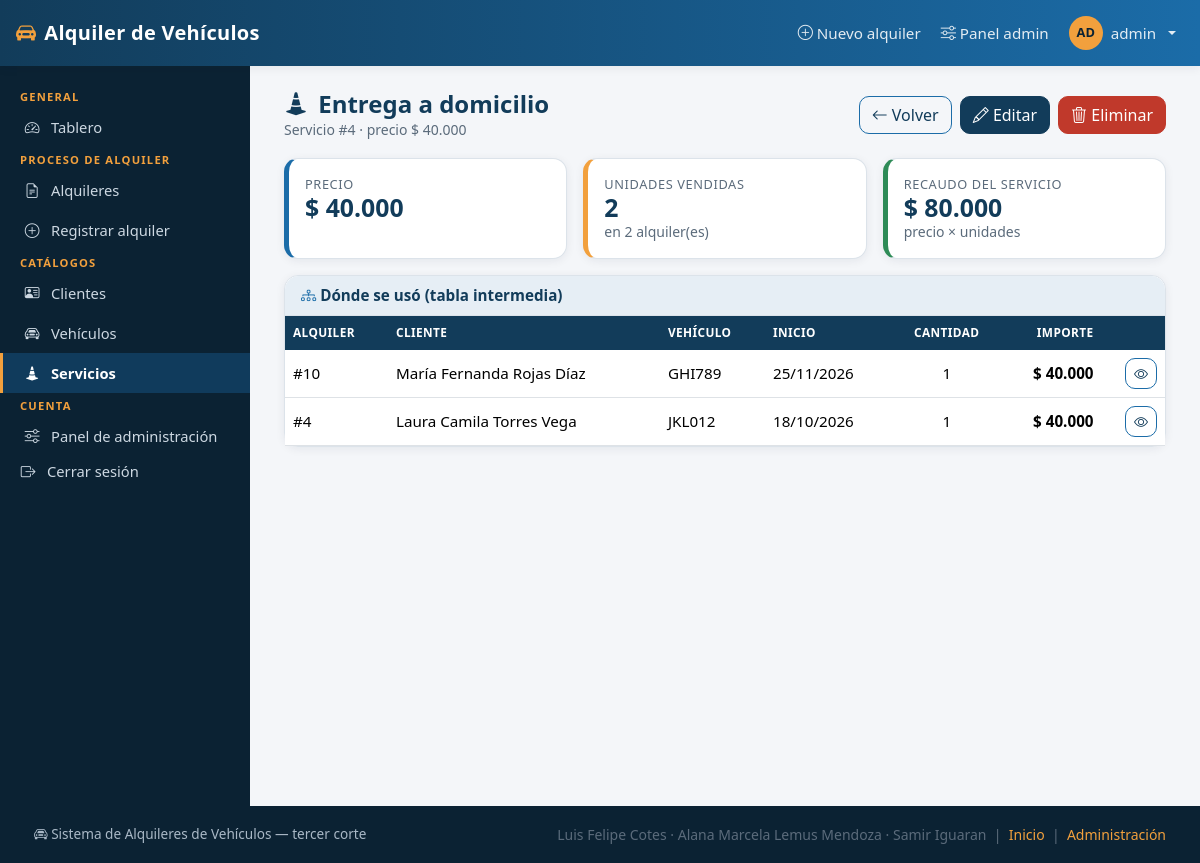
The page /servicios/4/ (signed in) on the database its author committed.
### servicios/models.py (models this page shows, shortened)
class Servicio(models.Model):
    pk_ser_id = models.AutoField(primary_key=True)
    ser_nombre = models.CharField("nombre", max_length=100)
    ser_precio = models.DecimalField("precio", max_digits=12, decimal_places=2)
    class Meta:
        verbose_name = "servicio"
        verbose_name_plural = "servicios"
        ordering = ["ser_nombre"]

### detalles_alquiler/models.py (models this page shows, shortened)
class AlquilerServicio(models.Model):
    pk_ase_id = models.AutoField(primary_key=True)
    fk_alq_id = models.ForeignKey(
        Alquiler,
        on_delete=models.CASCADE,
        db_column="fk_alq_id",
        related_name="detalles",
        verbose_name="alquiler",
    )
    fk_ser_id = models.ForeignKey(
        Servicio,
        on_delete=models.PROTECT,
        db_column="fk_ser_id",
        related_name="detalles",
        verbose_name="servicio",
    )
    ase_cantidad = models.PositiveIntegerField("cantidad", default=1)
    class Meta:
        verbose_name = "servicio del alquiler"
        verbose_name_plural = "servicios del alquiler"

### alquileres/models.py (models this page shows, shortened)
class Alquiler(models.Model):
    pk_alq_id = models.AutoField(primary_key=True)
    fk_cli_id = models.ForeignKey(
        Cliente,
        on_delete=models.PROTECT,
        db_column="fk_cli_id",
        related_name="alquileres",
        verbose_name="cliente",
    )
    fk_veh_id = models.ForeignKey(
        Vehiculo,
        on_delete=models.PROTECT,
        db_column="fk_veh_id",
        related_name="alquileres",
        verbose_name="vehículo",
    )
    alq_fecha_inicio = models.DateField("fecha de inicio")
    alq_total = models.DecimalField("total", max_digits=12, decimal_places=2)
    class Meta:
        verbose_name = "alquiler"
        verbose_name_plural = "alquileres"
        ordering = ["-alq_fecha_inicio"]

### clientes/models.py (models this page shows, shortened)
class Cliente(models.Model):
    pk_cli_id = models.AutoField(primary_key=True)
    cli_nombre = models.CharField("nombre", max_length=100)
    cli_documento = models.CharField("documento", max_length=20, unique=True)
    cli_telefono = models.CharField("teléfono", max_length=20)
    class Meta:
        verbose_name = "cliente"
        verbose_name_plural = "clientes"
        ordering = ["cli_nombre"]

### vehiculos/models.py (models this page shows, shortened)
class Vehiculo(models.Model):
    pk_veh_id = models.AutoField(primary_key=True)
    veh_placa = models.CharField("placa", max_length=10, unique=True)
    veh_marca = models.CharField("marca", max_length=50)
    veh_tarifa_dia = models.DecimalField("tarifa por día", max_digits=12, decimal_places=2)
    class Meta:
        verbose_name = "vehículo"
        verbose_name_plural = "vehículos"
        ordering = ["veh_marca", "veh_placa"]

### servicios/views.py (the view)
# urls.py: path("<int:pk>/", views.ServicioDetailView.as_view(), name="detalle"),
class ServicioDetailView(LoginRequiredMixin, DetailView):
    model = Servicio
    template_name = "servicios/servicio_detail.html"
    context_object_name = "servicio"
    def get_context_data(self, **kwargs):
        ctx = super().get_context_data(**kwargs)
        detalles = self.object.detalles.select_related(
            "fk_alq_id__fk_cli_id", "fk_alq_id__fk_veh_id"
        ).order_by("-fk_alq_id__alq_fecha_inicio")
        ctx["detalles"] = detalles
        ctx["unidades"] = sum(d.ase_cantidad for d in detalles)
        ctx["recaudo"] = sum(
            d.ase_cantidad * self.object.ser_precio for d in detalles
        )
        return ctx

### alquileres/templatetags/alquileres_extras.py (called while the page is built)
@register.filter(name="pesos")
def pesos(valor):
    if valor in (None, ""):
        return "—"
    try:
        numero = Decimal(str(valor))
    except (InvalidOperation, ValueError):
        return "—"
    decimales = 0 if numero == numero.to_integral_value() else 2
    texto = f"{numero:,.{decimales}f}"
    texto = texto.replace(",", "\x00").replace(".", ",").replace("\x00", ".")
    return f"$ {texto}"

@register.filter(name="fecha_corta")
def fecha_corta(valor):
    if not valor:
        return "—"
    if isinstance(valor, str):
        try:
            valor = datetime.strptime(valor[:10], "%Y-%m-%d").date()
        except ValueError:
            return valor
    if isinstance(valor, datetime):
        valor = valor.date()
    if isinstance(valor, date):
        return valor.strftime("%d/%m/%Y")
    return str(valor)

@register.filter(name="iniciales")
def iniciales(usuario):
    nombre = getattr(usuario, "get_full_name", lambda: "")() or getattr(
        usuario, "username", ""
    )
    partes = [p for p in nombre.split() if p]
    if not partes:
        return "?"
    texto = "".join(p[0] for p in partes[:2]).upper()
    return texto if len(texto) > 1 else (partes[0][:2].upper() or "?")

@register.filter(name="por")
def por(valor_a, valor_b):
    try:
        return Decimal(str(valor_a)) * Decimal(str(valor_b))
    except (InvalidOperation, ValueError, TypeError):
        return Decimal("0")

### templates/servicios/servicio_detail.html (shortened to what this page needs)
{% extends "base.html" %}
{% load alquileres_extras %}
{% block contenido %}
<div class="cabecera-pagina">
  <div>
    <h1><i class="bi bi-cone-striped me-1"></i> {{ servicio.ser_nombre }}</h1>
    <p class="texto-suave mb-0">Servicio #{{ servicio.pk_ser_id }} · precio {{ servicio.ser_precio|pesos }}</p>
  </div>
  <div class="d-flex gap-2 sin-impresion">
    <a class="btn btn-outline-primary" href="{% url 'servicios:lista' %}"><i class="bi bi-arrow-left"></i> Volver</a>
    {% if perms.servicios.change_servicio %}
    <a class="btn btn-primary" href="{% url 'servicios:editar' servicio.pk_ser_id %}"><i class="bi bi-pencil"></i> Editar</a>
    {% endif %}
    {% if perms.servicios.delete_servicio %}
    <a class="btn btn-peligro" href="{% url 'servicios:eliminar' servicio.pk_ser_id %}"><i class="bi bi-trash3"></i> Eliminar</a>
    {% endif %}
  </div>
</div>
<div class="row g-3 mb-3">
  <div class="col-12 col-md-4">
    <div class="card kpi h-100"><div class="card-body">
      <div class="etiqueta">Precio</div><div class="valor">{{ servicio.ser_precio|pesos }}</div>
    </div></div>
  </div>
  <div class="col-12 col-md-4">
    <div class="card kpi kpi-acento h-100"><div class="card-body">
      <div class="etiqueta">Unidades vendidas</div><div class="valor">{{ unidades }}</div>
      <div class="texto-suave small">en {{ detalles|length }} alquiler(es)</div>
    </div></div>
  </div>
  <div class="col-12 col-md-4">
    <div class="card kpi kpi-exito h-100"><div class="card-body">
      <div class="etiqueta">Recaudo del servicio</div><div class="valor">{{ recaudo|pesos }}</div>
      <div class="texto-suave small">precio × unidades</div>
    </div></div>
  </div>
</div>
<div class="card">
  <div class="card-header"><i class="bi bi-diagram-3"></i> Dónde se usó (tabla intermedia)</div>
  <div class="table-responsive">
    <table class="table tabla-sistema tabla-sm mb-0">
      <thead><tr><th>Alquiler</th><th>Cliente</th><th>Vehículo</th><th>Inicio</th>
        <th class="text-center">Cantidad</th><th class="text-end">Importe</th><th></th></tr></thead>
      <tbody>
        {% for d in detalles %}
        <tr>
          <td class="mono">#{{ d.fk_alq_id.pk_alq_id }}</td>
          <td>{{ d.fk_alq_id.fk_cli_id.cli_nombre }}</td>
          <td class="mono">{{ d.fk_alq_id.fk_veh_id.veh_placa }}</td>
          <td class="mono">{{ d.fk_alq_id.alq_fecha_inicio|fecha_corta }}</td>
          <td class="text-center mono">{{ d.ase_cantidad }}</td>
          <td class="text-end mono fw-semibold">{{ d.ase_cantidad|por:servicio.ser_precio|pesos }}</td>
          <td class="text-end">
            <a class="btn btn-sm btn-outline-primary" href="{% url 'alquileres:detalle' d.fk_alq_id.pk_alq_id %}"><i class="bi bi-eye"></i></a>
          </td>
        </tr>
        {% empty %}
        <tr><td colspan="7"><div class="zona-vacia"><i class="bi bi-inbox"></i> Este servicio aún no se ha contratado.</div></td></tr>
        {% endfor %}
      </tbody>
    </table>
  </div>
</div>
{% endblock %}

### templates/base.html (shortened to what this page needs)
{% load static alquileres_extras %}<!doctype html>
<html lang="es">
<head>
  <link href="https://cdn.jsdelivr.net/npm/bootstrap@5.3.3/dist/css/bootstrap.min.css" rel="stylesheet">
  <link href="https://cdn.jsdelivr.net/npm/bootstrap-icons@1.11.3/font/bootstrap-icons.min.css" rel="stylesheet">
  <link rel="stylesheet" href="{% static 'css/estilo.css' %}">
</head>
<body class="d-flex flex-column min-vh-100">
{% block navbar %}
<nav class="navbar navbar-expand-lg app-navbar sticky-top">
  <div class="container-fluid px-3">
    <a class="navbar-brand d-flex align-items-center gap-2" href="{% url 'dashboard' %}">
      <i class="bi bi-car-front-fill"></i><span>Alquiler de Vehículos</span>
    </a>
    <ul class="navbar-nav ms-auto align-items-lg-center gap-lg-1">
      <li class="nav-item d-none d-md-block">
        <a class="nav-link" href="{% url 'alquileres:registrar' %}">
          <i class="bi bi-plus-circle"></i> Nuevo alquiler
        </a>
      </li>
      {% if user.is_staff %}
      <li class="nav-item d-none d-lg-block">
        <a class="nav-link" href="/admin/"><i class="bi bi-sliders"></i> Panel admin</a>
      </li>
      {% endif %}
      <li class="nav-item dropdown">
        <a class="nav-link dropdown-toggle d-flex align-items-center gap-2" href="#" role="button"
           data-bs-toggle="dropdown" aria-expanded="false">
          <span class="avatar">{{ user|iniciales }}</span>
          <span class="d-none d-sm-inline">{{ user.get_username }}</span>
        </a>
      </li>
    </ul>
  </div>
</nav>
{% endblock %}
<div class="layout flex-grow-1">
  {% block sidebar %}
  <aside class="app-sidebar d-none d-lg-block">
    {% include "partials/_menu_lateral.html" %}
  </aside>
  {% endblock %}
  <main class="app-main">
    {% block contenido %}{% endblock %}
  </main>
</div>
{% block footer %}
<footer class="app-footer">
  <div class="d-flex flex-wrap justify-content-between align-items-center gap-2">
    <span><i class="bi bi-car-front"></i> Sistema de Alquileres de Vehículos — tercer corte</span>
    <span class="texto-suave">
      Luis Felipe Cotes · Alana Marcela Lemus Mendoza · Samir Iguaran
      &nbsp;|&nbsp; <a href="{% url 'dashboard' %}">Inicio</a>
      &nbsp;|&nbsp; <a href="/admin/">Administración</a>
    </span>
  </div>
</footer>
{% endblock %}
</body>
</html>

### static/css/estilo.css (style rules this page uses)
:root { --azul-900: #0b2233; --azul-800: #123c5a; --azul-600: #1b6ca8; --azul-100: #e6eef5; --ambar: #f2a03d; --exito: #2e8b57; --alerta: #d9822b; --peligro: #c0392b; --fondo: #f4f6f9; --superficie: #ffffff; --texto: #1f2933; --texto-suave: #5b6b7b; --borde: #dce3ea; --radio: 14px; --sombra: 0 2px 10px rgba(11, 34, 51, .07); --sombra-alta: 0 10px 30px rgba(11, 34, 51, .14); --alto-navbar: 60px; --ancho-menu: 250px; }
body { background: var(--fondo); color: var(--texto); font-family: "Segoe UI", Roboto, "Helvetica Neue", Arial, sans-serif; font-size: .95rem; }
a { color: var(--azul-600); text-decoration: none; }
h1, h2, h3, h4, h5 { color: var(--azul-800); font-weight: 600; }
.texto-suave { color: var(--texto-suave); font-size: .875rem; }
.mono { font-variant-numeric: tabular-nums; }
.btn { border-radius: 10px; font-weight: 500; }
.btn-primary { background: var(--azul-800); border-color: var(--azul-800); }
.btn-outline-primary { color: var(--azul-800); border-color: var(--azul-600); }
.btn-peligro { background: var(--peligro); border-color: var(--peligro); color: #fff; }
.app-navbar { background: linear-gradient(90deg, var(--azul-800), var(--azul-600)); min-height: var(--alto-navbar); box-shadow: var(--sombra); }
.app-navbar .navbar-brand { color: #fff; font-weight: 700; letter-spacing: .3px; }
.app-navbar .navbar-brand .bi { color: var(--ambar); }
.app-navbar .nav-link { color: rgba(255, 255, 255, .88); }
.avatar { width: 34px; height: 34px; border-radius: 50%; background: var(--ambar); color: var(--azul-900); display: inline-flex; align-items: center; justify-content: center; font-weight: 700; font-size: .8rem; }
.layout { display: flex; align-items: stretch; min-height: calc(100vh - var(--alto-navbar)); }
.app-sidebar { width: var(--ancho-menu); flex: 0 0 var(--ancho-menu); background: var(--azul-900); color: #cdd8e2; padding: 18px 0 30px; }
.app-main { flex: 1 1 auto; min-width: 0; padding: 24px clamp(14px, 3vw, 34px) 50px; }
.card { border: 1px solid var(--borde); border-radius: var(--radio); box-shadow: var(--sombra); }
.card-header { background: var(--azul-100); border-bottom: 1px solid var(--borde); font-weight: 600; color: var(--azul-800); border-radius: var(--radio) var(--radio) 0 0 !important; }
.card-header .bi { color: var(--azul-600); }
.tabla-sistema thead th { background: var(--azul-800); color: #fff; font-weight: 600; font-size: .82rem; text-transform: uppercase; letter-spacing: .4px; border: 0; white-space: nowrap; }
.tabla-sistema td, .tabla-sistema th { vertical-align: middle; }
.tabla-sm thead th { font-size: .74rem; }
.kpi { border-left: 5px solid var(--azul-600); }
.kpi.kpi-acento { border-left-color: var(--ambar); }
.kpi.kpi-exito { border-left-color: var(--exito); }
.kpi .valor { font-size: 1.55rem; font-weight: 700; color: var(--azul-800); line-height: 1.1; }
.kpi .etiqueta { color: var(--texto-suave); font-size: .8rem; text-transform: uppercase; letter-spacing: .6px; }
.app-footer { background: var(--azul-900); color: #a9b8c6; padding: 18px clamp(14px, 3vw, 34px); font-size: .85rem; margin-top: auto; }
.app-footer a { color: var(--ambar); }
.cabecera-pagina { display: flex; flex-wrap: wrap; gap: 12px; align-items: center; justify-content: space-between; margin-bottom: 18px; }
.cabecera-pagina h1 { font-size: 1.5rem; margin: 0; }

### rows shown on the page
Servicio: ser_nombre "Entrega a domicilio", pk_ser_id "4", ser_precio|pesos "$ 40.000"
AlquilerServicio: fk_alq_id.pk_alq_id "10", fk_alq_id.fk_cli_id.cli_nombre "María Fernanda Rojas Díaz", fk_alq_id.fk_veh_id.veh_placa "GHI789", fk_alq_id.alq_fecha_inicio|fecha_corta "25/11/2026", ase_cantidad "1", ase_cantidad|por "$ 40.000"
AlquilerServicio: fk_alq_id.pk_alq_id "4", fk_alq_id.fk_cli_id.cli_nombre "Laura Camila Torres Vega", fk_alq_id.fk_veh_id.veh_placa "JKL012", fk_alq_id.alq_fecha_inicio|fecha_corta "18/10/2026", ase_cantidad "1", ase_cantidad|por "$ 40.000"

### other values the page prints
{{ user|iniciales }} "AD"
{{ user.get_username }} "admin"
{{ unidades }} "2"
{{ detalles|length }} "2"
{{ recaudo|pesos }} "$ 80.000"
